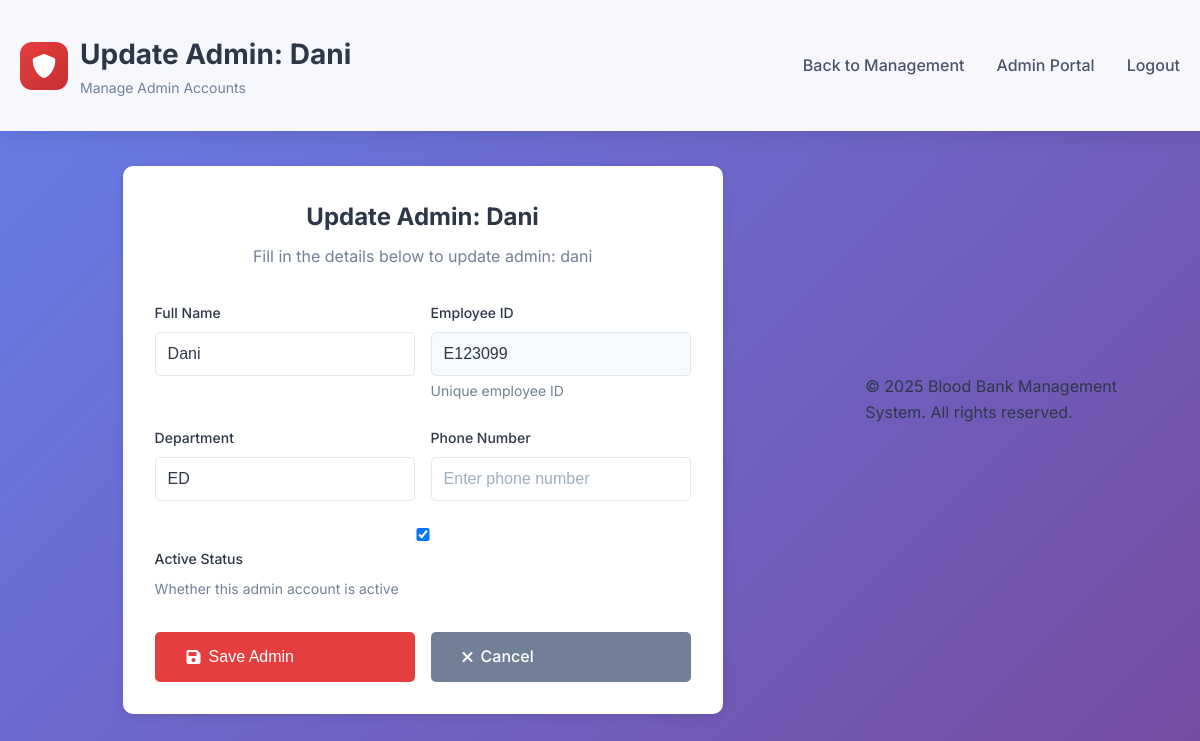
Page /portal/19/update/ (signed in) on the committed database.
### myapp/models.py (models this page shows, shortened)
class AdminProfile(models.Model):
    user = models.OneToOneField(User, on_delete=models.CASCADE, related_name='admin_profile')
    full_name = models.CharField(max_length=100, help_text="Admin's full name")
    employee_id = models.CharField(max_length=20, unique=True, help_text="Unique employee ID")
    department = models.CharField(max_length=50, blank=True, help_text="Department")
    phone_number = models.CharField(max_length=15, blank=True, help_text="Contact phone number")
    is_super_admin = models.BooleanField(default=False, help_text="Super admin with full privileges")
    is_secondary_admin = models.BooleanField(default=False, help_text="Secondary admin with limited privileges")
    is_active = models.BooleanField(default=True, help_text="Whether this admin account is active")
    created_by = models.ForeignKey(
        User,
        on_delete=models.SET_NULL,
        null=True,
        blank=True,
        related_name='created_admins',
        help_text="Admin who created this account"
    )
    created_at = models.DateTimeField(auto_now_add=True)
    updated_at = models.DateTimeField(auto_now=True)
    class Meta:
        verbose_name = "Admin Profile"
        verbose_name_plural = "Admin Profiles"
        ordering = ['-created_at']

### myapp/views.py (the view)
# urls.py: path('portal/<int:admin_id>/update/', views.update_admin, name='update_admin'),
@user_passes_test(is_superuser)
def update_admin(request, admin_id):
    admin_profile = get_object_or_404(AdminProfile, id=admin_id)
    if admin_profile.is_super_admin and admin_profile.user != request.user:
        messages.error(request, 'You cannot edit other superuser accounts.')
        return redirect('admin_management')
    if request.method == 'POST':
        form = AdminProfileUpdateForm(request.POST, instance=admin_profile)
        if form.is_valid():
            form.save()
            messages.success(request, f'Admin {admin_profile.full_name} updated successfully!')
            return redirect('admin_management')
    else:
        form = AdminProfileUpdateForm(instance=admin_profile)
    context = {
        'form': form,
        'admin_profile': admin_profile,
        'title': f'Update Admin: {admin_profile.full_name}'
    }
    return render(request, 'admin_form.html', context)

### myapp/forms.py
class AdminProfileUpdateForm(forms.ModelForm):
    class Meta:
        model = AdminProfile
        fields = ['full_name', 'employee_id', 'department', 'phone_number', 'is_active']
        widgets = {
            'full_name': forms.TextInput(attrs={
                'class': 'form-control',
                'placeholder': 'Enter full name'
            }),
            'employee_id': forms.TextInput(attrs={
                'class': 'form-control',
                'placeholder': 'Enter employee ID'
            }),
            'department': forms.TextInput(attrs={
                'class': 'form-control',
                'placeholder': 'Enter department'
            }),
            'phone_number': forms.TextInput(attrs={
                'class': 'form-control',
                'placeholder': 'Enter phone number'
            }),
            'is_active': forms.CheckboxInput(attrs={
                'class': 'form-check-input'
            }),
        }
    def __init__(self, *args, **kwargs):
        super().__init__(*args, **kwargs)
        if self.instance and self.instance.pk:
            self.fields['employee_id'].widget.attrs['readonly'] = True

### myapp/views.py (called while the page is built)
def is_superuser(user):
    return user.is_superuser or user.groups.filter(name='Super Admin').exists()

### templates/admin_form.html (shortened to what this page needs)
<!DOCTYPE html>
<html lang="en">
<head>
    <link href="https://cdnjs.cloudflare.com/ajax/libs/font-awesome/6.0.0/css/all.min.css" rel="stylesheet">
    {% load static %}
    <link href="{% static 'admin.css' %}" rel="stylesheet">
</head>
<body>
    <header>
        <div class="container">
            <div class="header-content">
                <div class="logo">
                    <div class="logo-icon">
                        <i class="fas fa-shield-alt"></i>
                    </div>
                    <div class="logo-text">
                        <h1>{{ title }}</h1>
                        <p>Manage Admin Accounts</p>
                    </div>
                </div>
                <nav>
                    <ul class="nav-links">
                        <li><a href="{% url 'admin_management' %}">Back to Management</a></li>
                        <li><a href="{% url 'admin_portal' %}">Admin Portal</a></li>
                        <li><a href="{% url 'donor_logout' %}">Logout</a></li>
                    </ul>
                </nav>
            </div>
        </div>
    </header>
    <main>
        <div class="container">
            <div class="form-container">
                <div class="form-header">
                    <h2>{{ title }}</h2>
                    <p>Fill in the details below to {{ title|lower }}</p>
                </div>
                <form method="post">
                    <div class="form-row">
                        <div class="form-group">
                            <label for="{{ form.full_name.id_for_label }}">Full Name</label>
                            {{ form.full_name }}
                        </div>
                        <div class="form-group">
                            <label for="{{ form.employee_id.id_for_label }}">Employee ID</label>
                            {{ form.employee_id }}
                            {% if form.employee_id.help_text %}
                                <div class="help-text">{{ form.employee_id.help_text }}</div>
                            {% endif %}
                        </div>
                    </div>
                    <div class="form-row">
                        <div class="form-group">
                            <label for="{{ form.department.id_for_label }}">Department</label>
                            {{ form.department }}
                        </div>
                        <div class="form-group">
                            <label for="{{ form.phone_number.id_for_label }}">Phone Number</label>
                            {{ form.phone_number }}
                        </div>
                    </div>
                    {% if form.is_active %}
                    <div class="form-group">
                        <label for="{{ form.is_active.id_for_label }}">
                            {{ form.is_active }} Active Status
                        </label>
                        {% if form.is_active.help_text %}
                            <div class="help-text">{{ form.is_active.help_text }}</div>
                        {% endif %}
                    </div>
                    {% endif %}
                    <div class="form-actions">
                        <button type="submit" class="btn btn-primary">
                            <i class="fas fa-save"></i> Save Admin
                        </button>
                        <a href="{% url 'admin_management' %}" class="btn btn-secondary">
                            <i class="fas fa-times"></i> Cancel
                        </a>
                    </div>
                </form>
            </div>
        </div>
    </main>
    <footer>
        <div class="container">
            <div class="footer-content">
                <div>
                    <p>&copy; 2025 Blood Bank Management System. All rights reserved.</p>
                </div>
            </div>
        </div>
    </footer>
</body>
</html>

### static/admin.css (style rules this page uses)
* { margin: 0; padding: 0; box-sizing: border-box; }
body { font-family: 'Inter', -apple-system, BlinkMacSystemFont, 'Segoe UI', Roboto, sans-serif; background: linear-gradient(135deg, #667eea 0%, #764ba2 100%); min-height: 100vh; color: #2d3748; line-height: 1.6; display: flex; align-items: center; justify-content: center; }
.container { max-width: 1200px; margin: 0 auto; padding: 0 20px; }
header { background: rgba(255, 255, 255, 0.95); backdrop-filter: blur(10px); padding: 2rem 0; box-shadow: 0 4px 20px rgba(0, 0, 0, 0.1); position: fixed; top: 0; left: 0; right: 0; z-index: 100; }
.header-content { display: flex; align-items: center; justify-content: space-between; flex-wrap: wrap; gap: 1rem; }
.logo { display: flex; align-items: center; gap: 0.75rem; }
.logo-icon { width: 48px; height: 48px; background: linear-gradient(135deg, #e53e3e, #c53030); border-radius: 12px; display: flex; align-items: center; justify-content: center; color: white; font-size: 1.5rem; }
.logo-text h1 { color: #2d3748; font-size: 1.75rem; font-weight: 700; margin: 0; }
.logo-text p { color: #718096; font-size: 0.875rem; margin: 0; }
.nav-links { display: flex; gap: 2rem; list-style: none; }
.nav-links a { color: #4a5568; text-decoration: none; font-weight: 500; transition: color 0.3s ease; position: relative; }
.nav-links a::after { content: ''; position: absolute; bottom: -5px; left: 0; width: 0; height: 2px; background: #e53e3e; transition: width 0.3s ease; }
main { padding: 8rem 0 3rem; width: 100%; }
.form-group { margin-bottom: 1.25rem; }
label { display: block; margin-bottom: 0.5rem; color: #4a5568; font-weight: 500; font-size: 0.875rem; }
input { width: 100%; padding: 0.875rem 1rem 0.875rem 2.5rem; border: 2px solid #e2e8f0; border-radius: 12px; font-size: 0.875rem; transition: all 0.3s ease; background: white; color: #2d3748; }
input::placeholder { color: #a0aec0; }
.btn { width: 100%; padding: 1rem; background: linear-gradient(135deg, #e53e3e, #c53030); color: white; border: none; border-radius: 12px; font-size: 1rem; font-weight: 600; cursor: pointer; transition: all 0.3s ease; position: relative; overflow: hidden; }
.btn::before { content: ''; position: absolute; top: 0; left: -100%; width: 100%; height: 100%; background: linear-gradient(90deg, transparent, rgba(255, 255, 255, 0.2), transparent); transition: left 0.5s; }

### templates/admin_form.html (style rules this page uses)
.form-container { max-width: 600px; margin: 2rem auto; background: white; border-radius: 10px; padding: 2rem; box-shadow: 0 2px 10px rgba(0, 0, 0, 0.1); }
.form-header { text-align: center; margin-bottom: 2rem; }
.form-header h2 { color: #2d3748; margin-bottom: 0.5rem; }
.form-header p { color: #718096; }
.form-group { margin-bottom: 1.5rem; }
.form-group label { display: block; margin-bottom: 0.5rem; font-weight: 500; color: #2d3748; }
.form-control { width: 100%; padding: 0.75rem; border: 1px solid #e2e8f0; border-radius: 5px; font-size: 1rem; transition: border-color 0.3s ease; }
.form-control[readonly] { background-color: #f7fafc; cursor: not-allowed; }
.form-row { display: grid; grid-template-columns: 1fr 1fr; gap: 1rem; }
.form-actions { display: flex; gap: 1rem; justify-content: center; margin-top: 2rem; }
.btn { padding: 0.75rem 2rem; border: none; border-radius: 5px; font-size: 1rem; font-weight: 500; text-decoration: none; display: inline-flex; align-items: center; gap: 0.5rem; cursor: pointer; transition: all 0.3s ease; }
.btn-primary { background: #e53e3e; color: white; }
.btn-secondary { background: #718096; color: white; }
.help-text { color: #718096; font-size: 0.875rem; margin-top: 0.25rem; }

### rows in the picture
AdminProfile: full_name "Dani", employee_id "E123099", department "ED", is_active "☑"

### other values in the picture
{{ title }} "Update Admin: Dani"
{{ title|lower }} "update admin: dani"
